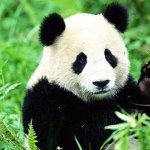
#> input picture panda.jpg, 150 x 150 px
$ python 001.py   (Python 2 division)
#> lines starting #> are read from the running program, lines starting #| are printed output that depends on the picture
from PIL import Image

img = Image.open('panda.jpg')
#> img is the input picture: PIL image 150x150 RGB; mean R, G, B 102.7, 131.4, 91.7
print img.format, img.size, img.mode
#| JPEG (150, 150) RGB
img = img.convert('L')
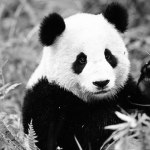
#> img: PIL image 150x150 L; min 0, max 255, mean 118.3
img = img.rotate(90)
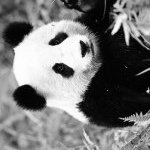
#> img: PIL image 150x150 L; min 0, max 255, mean 118.3
img.thumbnail((64,64))
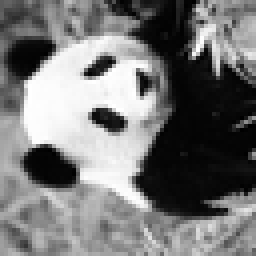
#> img: PIL image 64x64 L (shown 4 times larger); min 0, max 255, mean 118.3
img = img.resize((1000,1000))
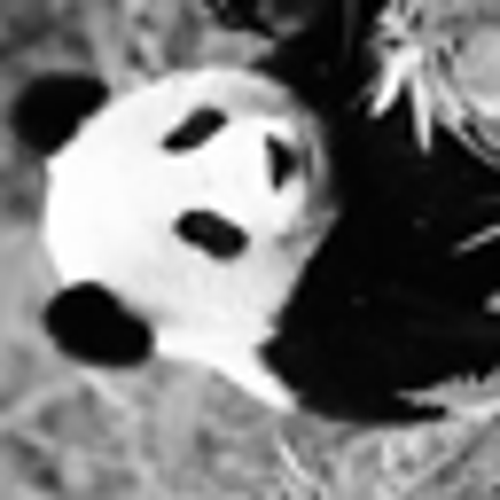
#> img: PIL image 1000x1000 L (shown at 1/2 size); min 0, max 255, mean 118.3
img.show()
#img.save('001.png')
